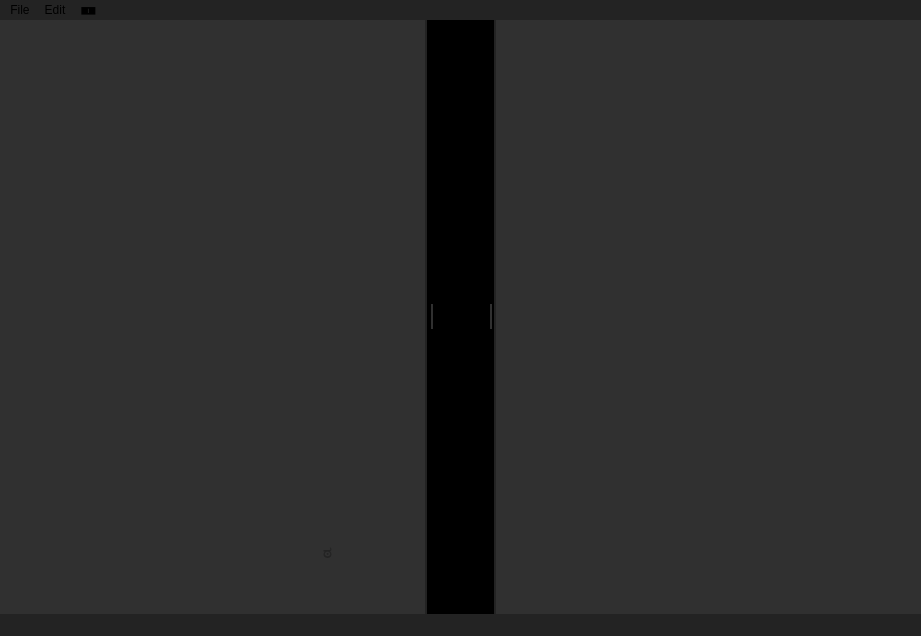
<?xml version="1.0" encoding="UTF-8"?>
<ui version="4.0">
 <class>MainWindow</class>
 <widget class="QMainWindow" name="MainWindow">
  <property name="geometry">
   <rect>
    <x>0</x>
    <y>0</y>
    <width>921</width>
    <height>636</height>
   </rect>
  </property>
  <property name="palette">
   <palette>
    <active>
     <colorrole role="Button">
      <brush brushstyle="SolidPattern">
       <color alpha="255">
        <red>35</red>
        <green>35</green>
        <blue>35</blue>
       </color>
      </brush>
     </colorrole>
     <colorrole role="Base">
      <brush brushstyle="SolidPattern">
       <color alpha="255">
        <red>35</red>
        <green>35</green>
        <blue>35</blue>
       </color>
      </brush>
     </colorrole>
     <colorrole role="Window">
      <brush brushstyle="SolidPattern">
       <color alpha="255">
        <red>35</red>
        <green>35</green>
        <blue>35</blue>
       </color>
      </brush>
     </colorrole>
    </active>
    <inactive>
     <colorrole role="Button">
      <brush brushstyle="SolidPattern">
       <color alpha="255">
        <red>35</red>
        <green>35</green>
        <blue>35</blue>
       </color>
      </brush>
     </colorrole>
     <colorrole role="Base">
      <brush brushstyle="SolidPattern">
       <color alpha="255">
        <red>35</red>
        <green>35</green>
        <blue>35</blue>
       </color>
      </brush>
     </colorrole>
     <colorrole role="Window">
      <brush brushstyle="SolidPattern">
       <color alpha="255">
        <red>35</red>
        <green>35</green>
        <blue>35</blue>
       </color>
      </brush>
     </colorrole>
    </inactive>
    <disabled>
     <colorrole role="Button">
      <brush brushstyle="SolidPattern">
       <color alpha="255">
        <red>35</red>
        <green>35</green>
        <blue>35</blue>
       </color>
      </brush>
     </colorrole>
     <colorrole role="Base">
      <brush brushstyle="SolidPattern">
       <color alpha="255">
        <red>35</red>
        <green>35</green>
        <blue>35</blue>
       </color>
      </brush>
     </colorrole>
     <colorrole role="Window">
      <brush brushstyle="SolidPattern">
       <color alpha="255">
        <red>35</red>
        <green>35</green>
        <blue>35</blue>
       </color>
      </brush>
     </colorrole>
    </disabled>
   </palette>
  </property>
  <property name="windowTitle">
   <string>MainWindow</string>
  </property>
  <property name="styleSheet">
   <string notr="true">QWidget {
    background-color: rgb(35, 35, 35);
}

QMenuBar::item {
    background-color: transparent;
}

QMenuBar::item:selected {
    background-color: #303030;
}
</string>
  </property>
  <widget class="QWidget" name="centralwidget">
   <layout class="QHBoxLayout" name="horizontalLayout">
    <property name="spacing">
     <number>0</number>
    </property>
    <property name="leftMargin">
     <number>0</number>
    </property>
    <property name="topMargin">
     <number>0</number>
    </property>
    <property name="rightMargin">
     <number>0</number>
    </property>
    <property name="bottomMargin">
     <number>0</number>
    </property>
    <item>
     <widget class="QSplitter" name="splitter">
      <property name="styleSheet">
       <string notr="true">QSplitter::handle {
    background-color: rgb(35, 35, 35);
}

QSplitter::handle:pressed {
    background-color: #E5E5E5;
}
</string>
      </property>
      <property name="frameShape">
       <enum>QFrame::NoFrame</enum>
      </property>
      <property name="frameShadow">
       <enum>QFrame::Plain</enum>
      </property>
      <property name="lineWidth">
       <number>0</number>
      </property>
      <property name="midLineWidth">
       <number>0</number>
      </property>
      <property name="orientation">
       <enum>Qt::Horizontal</enum>
      </property>
      <property name="opaqueResize">
       <bool>true</bool>
      </property>
      <property name="handleWidth">
       <number>2</number>
      </property>
      <widget class="QWidget" name="left_widget" native="true">
       <property name="styleSheet">
        <string notr="true">background-color: rgb(48, 48, 48);</string>
       </property>
       <widget class="QFrame" name="frame">
        <property name="geometry">
         <rect>
          <x>9</x>
          <y>9</y>
          <width>601</width>
          <height>210</height>
         </rect>
        </property>
        <property name="minimumSize">
         <size>
          <width>0</width>
          <height>0</height>
         </size>
        </property>
        <layout class="QHBoxLayout" name="horizontalLayout_3">
         <property name="spacing">
          <number>0</number>
         </property>
         <property name="sizeConstraint">
          <enum>QLayout::SetDefaultConstraint</enum>
         </property>
         <property name="leftMargin">
          <number>0</number>
         </property>
         <property name="topMargin">
          <number>0</number>
         </property>
         <property name="rightMargin">
          <number>0</number>
         </property>
         <property name="bottomMargin">
          <number>0</number>
         </property>
         <item>
          <widget class="QPlainTextEdit" name="plainTextEdit">
           <property name="baseSize">
            <size>
             <width>0</width>
             <height>0</height>
            </size>
           </property>
           <property name="styleSheet">
            <string notr="true">QPlainTextEdit {
    background-color: #303030; /* Dark background */
    color: #ffffff; /* White text color */
    border: 1px solid #303030; /* Dark border */
    padding: 0px; /* Remove default padding */
    font-size: 12px; /* Font size */
    groove: none; /* Remove the groove */
    font-family: Consolas, monospace; /* Font family */
}

QPlainTextEdit QScrollBar {
		background: #303030;
		border: none;
		margin: 0;
		padding: 0;
		width: 10px;
		groove: rgb(96, 33, 255)
	}
	
QPlainTextEdit QScrollBar:handle {
		border: none;
		background: #414141;
}

QPlainTextEdit QScrollBar::add-line:vertical, QPlainTextEdit QScrollBar::sub-line:vertical {
    background: none; /* No background for scrollbar buttons */
}
QPlainTextEdit QScrollBar::up-arrow:vertical, QPlainTextEdit QScrollBar::down-arrow:vertical{
	background: none;
}
QPlainTextEdit QScrollBar::add-page:vertical, QPlainTextEdit QScrollBar::sub-page:vertical{
	background: none;
}

QPlainTextEdit {
    selection-color: #ffffff; /* Change selection text color */
    selection-background-color: rgb(153, 153, 153); /* Change selection background color */
}</string>
           </property>
           <property name="tabStopDistance">
            <double>20.000000000000000</double>
           </property>
          </widget>
         </item>
        </layout>
       </widget>
       <widget class="QPushButton" name="preveiew_button">
        <property name="geometry">
         <rect>
          <x>290</x>
          <y>520</y>
          <width>75</width>
          <height>24</height>
         </rect>
        </property>
        <property name="font">
         <font>
          <pointsize>12</pointsize>
          <bold>true</bold>
         </font>
        </property>
        <property name="styleSheet">
         <string notr="true">QPushButton {
        background-color: transparent;
        border: none;
        padding: 4px; 
		 color: rgb(35, 35, 35);
    }
    QPushButton:hover {
        color: #727272; /* Change text color on hover */
    }
    QPushButton:pressed {
        color: #E5E5E5; /* Change text color when pressed */
    }
</string>
        </property>
        <property name="text">
         <string>ಠ</string>
        </property>
       </widget>
      </widget>
      <widget class="QWidget" name="main_main_widget" native="true">
       <property name="minimumSize">
        <size>
         <width>50</width>
         <height>20</height>
        </size>
       </property>
       <property name="baseSize">
        <size>
         <width>0</width>
         <height>0</height>
        </size>
       </property>
       <layout class="QHBoxLayout" name="horizontalLayout_2" stretch="1,100000,1">
        <property name="spacing">
         <number>0</number>
        </property>
        <property name="leftMargin">
         <number>0</number>
        </property>
        <property name="topMargin">
         <number>0</number>
        </property>
        <property name="rightMargin">
         <number>0</number>
        </property>
        <property name="bottomMargin">
         <number>0</number>
        </property>
        <item>
         <widget class="QWidget" name="left_splitter_widget" native="true">
          <property name="minimumSize">
           <size>
            <width>8</width>
            <height>0</height>
           </size>
          </property>
          <property name="maximumSize">
           <size>
            <width>8</width>
            <height>16777215</height>
           </size>
          </property>
          <property name="styleSheet">
           <string notr="true">background-color: rgb(0, 0, 0);</string>
          </property>
          <layout class="QVBoxLayout" name="verticalLayout_2">
           <property name="spacing">
            <number>0</number>
           </property>
           <property name="leftMargin">
            <number>0</number>
           </property>
           <property name="topMargin">
            <number>0</number>
           </property>
           <property name="rightMargin">
            <number>0</number>
           </property>
           <property name="bottomMargin">
            <number>0</number>
           </property>
           <item alignment="Qt::AlignHCenter|Qt::AlignVCenter">
            <widget class="QPushButton" name="left_splitter_button">
             <property name="minimumSize">
              <size>
               <width>10</width>
               <height>33</height>
              </size>
             </property>
             <property name="maximumSize">
              <size>
               <width>10</width>
               <height>33</height>
              </size>
             </property>
             <property name="styleSheet">
              <string notr="true">QPushButton {
    background-color: rgb(48, 48, 48); 
    color: white; /* White text color */
	border: 4px solid black
}

QPushButton:hover {
    background-color: rgb(114, 114, 114); 
}

QPushButton:pressed {
    background-color: #E5E5E5;  
}

</string>
             </property>
             <property name="text">
              <string/>
             </property>
            </widget>
           </item>
          </layout>
         </widget>
        </item>
        <item>
         <widget class="QWidget" name="view_widget" native="true">
          <property name="styleSheet">
           <string notr="true">background-color: rgb(0, 0, 0);</string>
          </property>
          <layout class="QGridLayout" name="gridLayout">
           <property name="leftMargin">
            <number>0</number>
           </property>
           <property name="topMargin">
            <number>0</number>
           </property>
           <property name="rightMargin">
            <number>0</number>
           </property>
           <property name="bottomMargin">
            <number>0</number>
           </property>
           <property name="spacing">
            <number>0</number>
           </property>
          </layout>
         </widget>
        </item>
        <item>
         <widget class="QWidget" name="right_splitter_widget" native="true">
          <property name="minimumSize">
           <size>
            <width>8</width>
            <height>0</height>
           </size>
          </property>
          <property name="maximumSize">
           <size>
            <width>8</width>
            <height>16777215</height>
           </size>
          </property>
          <property name="styleSheet">
           <string notr="true">background-color: rgb(0, 0, 0);</string>
          </property>
          <layout class="QVBoxLayout" name="verticalLayout">
           <property name="spacing">
            <number>0</number>
           </property>
           <property name="leftMargin">
            <number>0</number>
           </property>
           <property name="topMargin">
            <number>0</number>
           </property>
           <property name="rightMargin">
            <number>0</number>
           </property>
           <property name="bottomMargin">
            <number>0</number>
           </property>
           <item alignment="Qt::AlignHCenter|Qt::AlignVCenter">
            <widget class="QPushButton" name="right_splitter_button">
             <property name="minimumSize">
              <size>
               <width>10</width>
               <height>33</height>
              </size>
             </property>
             <property name="maximumSize">
              <size>
               <width>10</width>
               <height>33</height>
              </size>
             </property>
             <property name="styleSheet">
              <string notr="true">QPushButton {
    background-color: rgb(48, 48, 48); 
    color: white; /* White text color */
	border: 4px solid black
}

QPushButton:hover {
    background-color: rgb(114, 114, 114); 
}

QPushButton:pressed {
    background-color: #E5E5E5;  
}


</string>
             </property>
             <property name="text">
              <string/>
             </property>
            </widget>
           </item>
          </layout>
         </widget>
        </item>
       </layout>
      </widget>
      <widget class="QWidget" name="right_widget" native="true">
       <property name="styleSheet">
        <string notr="true">Background-color:rgb(48, 48, 48);</string>
       </property>
      </widget>
     </widget>
    </item>
   </layout>
  </widget>
  <widget class="QMenuBar" name="menubar">
   <property name="geometry">
    <rect>
     <x>0</x>
     <y>0</y>
     <width>921</width>
     <height>22</height>
    </rect>
   </property>
   <property name="palette">
    <palette>
     <active>
      <colorrole role="WindowText">
       <brush brushstyle="SolidPattern">
        <color alpha="255">
         <red>0</red>
         <green>0</green>
         <blue>0</blue>
        </color>
       </brush>
      </colorrole>
      <colorrole role="Button">
       <brush brushstyle="SolidPattern">
        <color alpha="255">
         <red>35</red>
         <green>35</green>
         <blue>35</blue>
        </color>
       </brush>
      </colorrole>
      <colorrole role="Light">
       <brush brushstyle="SolidPattern">
        <color alpha="255">
         <red>255</red>
         <green>255</green>
         <blue>255</blue>
        </color>
       </brush>
      </colorrole>
      <colorrole role="Midlight">
       <brush brushstyle="SolidPattern">
        <color alpha="255">
         <red>255</red>
         <green>255</green>
         <blue>255</blue>
        </color>
       </brush>
      </colorrole>
      <colorrole role="Dark">
       <brush brushstyle="SolidPattern">
        <color alpha="255">
         <red>127</red>
         <green>127</green>
         <blue>127</blue>
        </color>
       </brush>
      </colorrole>
      <colorrole role="Mid">
       <brush brushstyle="SolidPattern">
        <color alpha="255">
         <red>170</red>
         <green>170</green>
         <blue>170</blue>
        </color>
       </brush>
      </colorrole>
      <colorrole role="Text">
       <brush brushstyle="SolidPattern">
        <color alpha="255">
         <red>0</red>
         <green>0</green>
         <blue>0</blue>
        </color>
       </brush>
      </colorrole>
      <colorrole role="BrightText">
       <brush brushstyle="SolidPattern">
        <color alpha="255">
         <red>255</red>
         <green>255</green>
         <blue>255</blue>
        </color>
       </brush>
      </colorrole>
      <colorrole role="ButtonText">
       <brush brushstyle="SolidPattern">
        <color alpha="255">
         <red>0</red>
         <green>0</green>
         <blue>0</blue>
        </color>
       </brush>
      </colorrole>
      <colorrole role="Base">
       <brush brushstyle="SolidPattern">
        <color alpha="255">
         <red>35</red>
         <green>35</green>
         <blue>35</blue>
        </color>
       </brush>
      </colorrole>
      <colorrole role="Window">
       <brush brushstyle="SolidPattern">
        <color alpha="255">
         <red>35</red>
         <green>35</green>
         <blue>35</blue>
        </color>
       </brush>
      </colorrole>
      <colorrole role="Shadow">
       <brush brushstyle="SolidPattern">
        <color alpha="255">
         <red>0</red>
         <green>0</green>
         <blue>0</blue>
        </color>
       </brush>
      </colorrole>
      <colorrole role="AlternateBase">
       <brush brushstyle="SolidPattern">
        <color alpha="255">
         <red>255</red>
         <green>255</green>
         <blue>255</blue>
        </color>
       </brush>
      </colorrole>
      <colorrole role="ToolTipBase">
       <brush brushstyle="SolidPattern">
        <color alpha="255">
         <red>255</red>
         <green>255</green>
         <blue>220</blue>
        </color>
       </brush>
      </colorrole>
      <colorrole role="ToolTipText">
       <brush brushstyle="SolidPattern">
        <color alpha="255">
         <red>0</red>
         <green>0</green>
         <blue>0</blue>
        </color>
       </brush>
      </colorrole>
      <colorrole role="PlaceholderText">
       <brush brushstyle="SolidPattern">
        <color alpha="127">
         <red>0</red>
         <green>0</green>
         <blue>0</blue>
        </color>
       </brush>
      </colorrole>
      <colorrole role="Accent">
       <brush brushstyle="SolidPattern">
        <color alpha="255">
         <red>255</red>
         <green>255</green>
         <blue>255</blue>
        </color>
       </brush>
      </colorrole>
     </active>
     <inactive>
      <colorrole role="WindowText">
       <brush brushstyle="SolidPattern">
        <color alpha="255">
         <red>0</red>
         <green>0</green>
         <blue>0</blue>
        </color>
       </brush>
      </colorrole>
      <colorrole role="Button">
       <brush brushstyle="SolidPattern">
        <color alpha="255">
         <red>35</red>
         <green>35</green>
         <blue>35</blue>
        </color>
       </brush>
      </colorrole>
      <colorrole role="Light">
       <brush brushstyle="SolidPattern">
        <color alpha="255">
         <red>255</red>
         <green>255</green>
         <blue>255</blue>
        </color>
       </brush>
      </colorrole>
      <colorrole role="Midlight">
       <brush brushstyle="SolidPattern">
        <color alpha="255">
         <red>255</red>
         <green>255</green>
         <blue>255</blue>
        </color>
       </brush>
      </colorrole>
      <colorrole role="Dark">
       <brush brushstyle="SolidPattern">
        <color alpha="255">
         <red>127</red>
         <green>127</green>
         <blue>127</blue>
        </color>
       </brush>
      </colorrole>
      <colorrole role="Mid">
       <brush brushstyle="SolidPattern">
        <color alpha="255">
         <red>170</red>
         <green>170</green>
         <blue>170</blue>
        </color>
       </brush>
      </colorrole>
      <colorrole role="Text">
       <brush brushstyle="SolidPattern">
        <color alpha="255">
         <red>0</red>
         <green>0</green>
         <blue>0</blue>
        </color>
       </brush>
      </colorrole>
      <colorrole role="BrightText">
       <brush brushstyle="SolidPattern">
        <color alpha="255">
         <red>255</red>
         <green>255</green>
         <blue>255</blue>
        </color>
       </brush>
      </colorrole>
      <colorrole role="ButtonText">
       <brush brushstyle="SolidPattern">
        <color alpha="255">
         <red>0</red>
         <green>0</green>
         <blue>0</blue>
        </color>
       </brush>
      </colorrole>
      <colorrole role="Base">
       <brush brushstyle="SolidPattern">
        <color alpha="255">
         <red>35</red>
         <green>35</green>
         <blue>35</blue>
        </color>
       </brush>
      </colorrole>
      <colorrole role="Window">
       <brush brushstyle="SolidPattern">
        <color alpha="255">
         <red>35</red>
         <green>35</green>
         <blue>35</blue>
        </color>
       </brush>
      </colorrole>
      <colorrole role="Shadow">
       <brush brushstyle="SolidPattern">
        <color alpha="255">
         <red>0</red>
         <green>0</green>
         <blue>0</blue>
        </color>
       </brush>
      </colorrole>
      <colorrole role="AlternateBase">
       <brush brushstyle="SolidPattern">
        <color alpha="255">
         <red>255</red>
         <green>255</green>
         <blue>255</blue>
        </color>
       </brush>
      </colorrole>
      <colorrole role="ToolTipBase">
       <brush brushstyle="SolidPattern">
        <color alpha="255">
         <red>255</red>
         <green>255</green>
         <blue>220</blue>
        </color>
       </brush>
      </colorrole>
      <colorrole role="ToolTipText">
       <brush brushstyle="SolidPattern">
        <color alpha="255">
         <red>0</red>
         <green>0</green>
         <blue>0</blue>
        </color>
       </brush>
      </colorrole>
      <colorrole role="PlaceholderText">
       <brush brushstyle="SolidPattern">
        <color alpha="127">
         <red>0</red>
         <green>0</green>
         <blue>0</blue>
        </color>
       </brush>
      </colorrole>
      <colorrole role="Accent">
       <brush brushstyle="SolidPattern">
        <color alpha="255">
         <red>255</red>
         <green>255</green>
         <blue>255</blue>
        </color>
       </brush>
      </colorrole>
     </inactive>
     <disabled>
      <colorrole role="WindowText">
       <brush brushstyle="SolidPattern">
        <color alpha="255">
         <red>127</red>
         <green>127</green>
         <blue>127</blue>
        </color>
       </brush>
      </colorrole>
      <colorrole role="Button">
       <brush brushstyle="SolidPattern">
        <color alpha="255">
         <red>35</red>
         <green>35</green>
         <blue>35</blue>
        </color>
       </brush>
      </colorrole>
      <colorrole role="Light">
       <brush brushstyle="SolidPattern">
        <color alpha="255">
         <red>255</red>
         <green>255</green>
         <blue>255</blue>
        </color>
       </brush>
      </colorrole>
      <colorrole role="Midlight">
       <brush brushstyle="SolidPattern">
        <color alpha="255">
         <red>255</red>
         <green>255</green>
         <blue>255</blue>
        </color>
       </brush>
      </colorrole>
      <colorrole role="Dark">
       <brush brushstyle="SolidPattern">
        <color alpha="255">
         <red>127</red>
         <green>127</green>
         <blue>127</blue>
        </color>
       </brush>
      </colorrole>
      <colorrole role="Mid">
       <brush brushstyle="SolidPattern">
        <color alpha="255">
         <red>170</red>
         <green>170</green>
         <blue>170</blue>
        </color>
       </brush>
      </colorrole>
      <colorrole role="Text">
       <brush brushstyle="SolidPattern">
        <color alpha="255">
         <red>127</red>
         <green>127</green>
         <blue>127</blue>
        </color>
       </brush>
      </colorrole>
      <colorrole role="BrightText">
       <brush brushstyle="SolidPattern">
        <color alpha="255">
         <red>255</red>
         <green>255</green>
         <blue>255</blue>
        </color>
       </brush>
      </colorrole>
      <colorrole role="ButtonText">
       <brush brushstyle="SolidPattern">
        <color alpha="255">
         <red>127</red>
         <green>127</green>
         <blue>127</blue>
        </color>
       </brush>
      </colorrole>
      <colorrole role="Base">
       <brush brushstyle="SolidPattern">
        <color alpha="255">
         <red>35</red>
         <green>35</green>
         <blue>35</blue>
        </color>
       </brush>
      </colorrole>
      <colorrole role="Window">
       <brush brushstyle="SolidPattern">
        <color alpha="255">
         <red>35</red>
         <green>35</green>
         <blue>35</blue>
        </color>
       </brush>
      </colorrole>
      <colorrole role="Shadow">
       <brush brushstyle="SolidPattern">
        <color alpha="255">
         <red>0</red>
         <green>0</green>
         <blue>0</blue>
        </color>
       </brush>
      </colorrole>
      <colorrole role="AlternateBase">
       <brush brushstyle="SolidPattern">
        <color alpha="255">
         <red>255</red>
         <green>255</green>
         <blue>255</blue>
        </color>
       </brush>
      </colorrole>
      <colorrole role="ToolTipBase">
       <brush brushstyle="SolidPattern">
        <color alpha="255">
         <red>255</red>
         <green>255</green>
         <blue>220</blue>
        </color>
       </brush>
      </colorrole>
      <colorrole role="ToolTipText">
       <brush brushstyle="SolidPattern">
        <color alpha="255">
         <red>0</red>
         <green>0</green>
         <blue>0</blue>
        </color>
       </brush>
      </colorrole>
      <colorrole role="PlaceholderText">
       <brush brushstyle="SolidPattern">
        <color alpha="127">
         <red>127</red>
         <green>127</green>
         <blue>127</blue>
        </color>
       </brush>
      </colorrole>
      <colorrole role="Accent">
       <brush brushstyle="SolidPattern">
        <color alpha="255">
         <red>255</red>
         <green>255</green>
         <blue>255</blue>
        </color>
       </brush>
      </colorrole>
     </disabled>
    </palette>
   </property>
   <widget class="QMenu" name="menuFile">
    <property name="title">
     <string>File</string>
    </property>
    <addaction name="action1"/>
    <addaction name="action2"/>
    <addaction name="action3"/>
   </widget>
   <widget class="QMenu" name="menuEdit">
    <property name="title">
     <string>Edit</string>
    </property>
   </widget>
   <widget class="QMenu" name="menu">
    <property name="title">
     <string>🀰</string>
    </property>
   </widget>
   <addaction name="menuFile"/>
   <addaction name="menuEdit"/>
   <addaction name="menu"/>
  </widget>
  <widget class="QStatusBar" name="statusbar">
   <property name="palette">
    <palette>
     <active>
      <colorrole role="WindowText">
       <brush brushstyle="SolidPattern">
        <color alpha="255">
         <red>135</red>
         <green>135</green>
         <blue>135</blue>
        </color>
       </brush>
      </colorrole>
      <colorrole role="Button">
       <brush brushstyle="SolidPattern">
        <color alpha="255">
         <red>35</red>
         <green>35</green>
         <blue>35</blue>
        </color>
       </brush>
      </colorrole>
      <colorrole role="Text">
       <brush brushstyle="SolidPattern">
        <color alpha="255">
         <red>255</red>
         <green>255</green>
         <blue>255</blue>
        </color>
       </brush>
      </colorrole>
      <colorrole role="ButtonText">
       <brush brushstyle="SolidPattern">
        <color alpha="255">
         <red>255</red>
         <green>255</green>
         <blue>255</blue>
        </color>
       </brush>
      </colorrole>
      <colorrole role="Base">
       <brush brushstyle="SolidPattern">
        <color alpha="255">
         <red>35</red>
         <green>35</green>
         <blue>35</blue>
        </color>
       </brush>
      </colorrole>
      <colorrole role="Window">
       <brush brushstyle="SolidPattern">
        <color alpha="255">
         <red>35</red>
         <green>35</green>
         <blue>35</blue>
        </color>
       </brush>
      </colorrole>
      <colorrole role="ToolTipText">
       <brush brushstyle="SolidPattern">
        <color alpha="255">
         <red>135</red>
         <green>135</green>
         <blue>135</blue>
        </color>
       </brush>
      </colorrole>
     </active>
     <inactive>
      <colorrole role="WindowText">
       <brush brushstyle="SolidPattern">
        <color alpha="255">
         <red>135</red>
         <green>135</green>
         <blue>135</blue>
        </color>
       </brush>
      </colorrole>
      <colorrole role="Button">
       <brush brushstyle="SolidPattern">
        <color alpha="255">
         <red>35</red>
         <green>35</green>
         <blue>35</blue>
        </color>
       </brush>
      </colorrole>
      <colorrole role="Text">
       <brush brushstyle="SolidPattern">
        <color alpha="255">
         <red>255</red>
         <green>255</green>
         <blue>255</blue>
        </color>
       </brush>
      </colorrole>
      <colorrole role="ButtonText">
       <brush brushstyle="SolidPattern">
        <color alpha="255">
         <red>255</red>
         <green>255</green>
         <blue>255</blue>
        </color>
       </brush>
      </colorrole>
      <colorrole role="Base">
       <brush brushstyle="SolidPattern">
        <color alpha="255">
         <red>35</red>
         <green>35</green>
         <blue>35</blue>
        </color>
       </brush>
      </colorrole>
      <colorrole role="Window">
       <brush brushstyle="SolidPattern">
        <color alpha="255">
         <red>35</red>
         <green>35</green>
         <blue>35</blue>
        </color>
       </brush>
      </colorrole>
      <colorrole role="HighlightedText">
       <brush brushstyle="SolidPattern">
        <color alpha="255">
         <red>255</red>
         <green>255</green>
         <blue>255</blue>
        </color>
       </brush>
      </colorrole>
      <colorrole role="ToolTipText">
       <brush brushstyle="SolidPattern">
        <color alpha="255">
         <red>135</red>
         <green>135</green>
         <blue>135</blue>
        </color>
       </brush>
      </colorrole>
     </inactive>
     <disabled>
      <colorrole role="Button">
       <brush brushstyle="SolidPattern">
        <color alpha="255">
         <red>35</red>
         <green>35</green>
         <blue>35</blue>
        </color>
       </brush>
      </colorrole>
      <colorrole role="Base">
       <brush brushstyle="SolidPattern">
        <color alpha="255">
         <red>35</red>
         <green>35</green>
         <blue>35</blue>
        </color>
       </brush>
      </colorrole>
      <colorrole role="Window">
       <brush brushstyle="SolidPattern">
        <color alpha="255">
         <red>35</red>
         <green>35</green>
         <blue>35</blue>
        </color>
       </brush>
      </colorrole>
      <colorrole role="ToolTipText">
       <brush brushstyle="SolidPattern">
        <color alpha="255">
         <red>135</red>
         <green>135</green>
         <blue>135</blue>
        </color>
       </brush>
      </colorrole>
     </disabled>
    </palette>
   </property>
  </widget>
  <action name="action1">
   <property name="text">
    <string>1</string>
   </property>
  </action>
  <action name="action2">
   <property name="text">
    <string>2</string>
   </property>
  </action>
  <action name="action3">
   <property name="text">
    <string>3</string>
   </property>
  </action>
 </widget>
 <resources>
  <include location="../../Icons/Icons.qrc"/>
 </resources>
 <connections/>
</ui>
